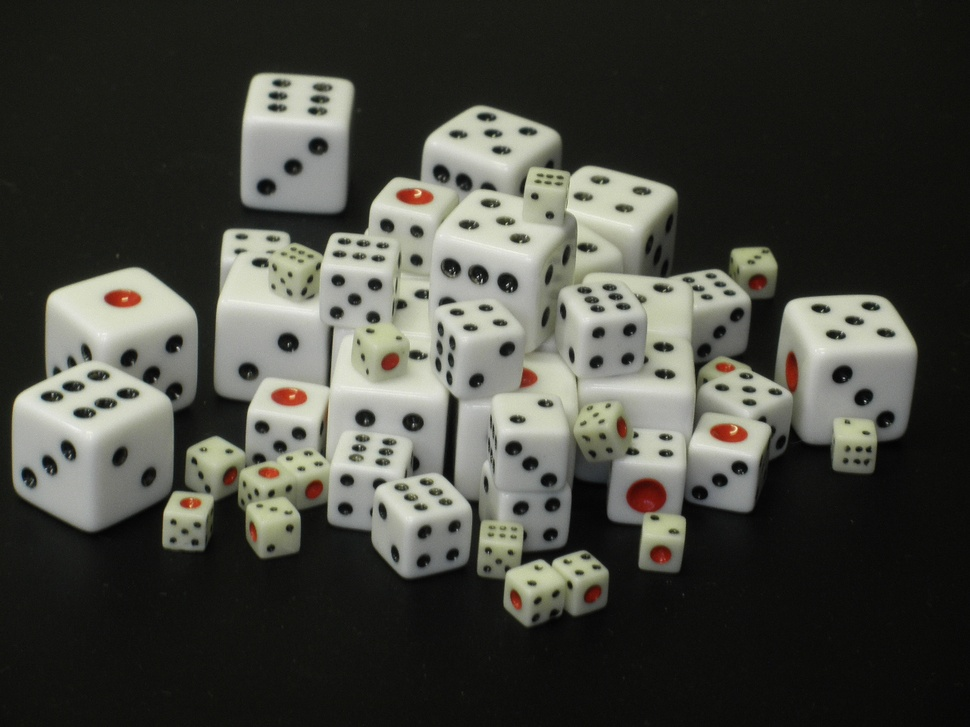
//> input picture arukuka/dice/07.31/P_sample.JPG, 970 x 727 px, shrunk from 1280 x 960 before the run
$ ./dice_20121008 ../../arukuka/dice/07.31/P_sample.JPG   (built with g++ and OpenCV 4)
//> lines starting //> are read from the running program, lines starting //| are printed output that depends on the picture; after the words box and inside, x2 and y2 are one past the last pixel; in counts of white or black regions, pixels touching at a corner belong together
// サイコロ検出アルゴリズム(ほぼ)完全版

#include "stdafx.h"
#include <iostream>
#include <set>
#include <stack>
#include <vector>
#include <algorithm>
#include "opencv\cv.h"
#include "opencv\highgui.h"

#ifdef _DEBUG
    #pragma comment(lib,"C:\\OpenCV2.4.2\\opencv\\build\\x86\\vc9\\lib\\opencv_core242d.lib")
    #pragma comment(lib,"C:\\OpenCV2.4.2\\opencv\\build\\x86\\vc9\\lib\\opencv_imgproc242d.lib")
    #pragma comment(lib,"C:\\OpenCV2.4.2\\opencv\\build\\x86\\vc9\\lib\\opencv_highgui242d.lib")
#else
    #pragma comment(lib,"C:\\OpenCV2.4.2\\opencv\\build\\x86\\vc9\\lib\\opencv_core242.lib")
    #pragma comment(lib,"C:\\OpenCV2.4.2\\opencv\\build\\x86\\vc9\\lib\\opencv_imgproc242.lib")
    #pragma comment(lib,"C:\\OpenCV2.4.2\\opencv\\build\\x86\\vc9\\lib\\opencv_highgui242.lib")
#endif

typedef struct Dice
{
	int h;
	int w;
	int eyesize;
	int value;
	double aspect;
	int compsize;
	Dice();
	Dice(int h,int w,int eyesize,int value,double aspect,int compsize);
}Dice;

// [4 lines left out: function Dice, not called in this run]

Dice::Dice(int h, int w, int eyesize, int value, double aspect,int compsize)
{
	this->h=h;
	this->w=w;
	this->eyesize=eyesize;
	this->value=value;
	this->aspect=aspect;
	this->compsize=compsize;
}

typedef struct TempEye
{
	int location;
	int height;
	int width;
	double degree;
	TempEye(int location,int height,int width,double degree);

}TempEye;

TempEye::TempEye(int location,int height,int width,double degree)
{
	this->location=location;
	this->height=height;
	this->width=width;
	this->degree=degree;

}

//窓名(兼キャプション)
const char* WINDOW_EYE="Detected Eyes: Wants to detect again, then Press \'y\', else Press \'n\'";
const char* WINDOW_DICE="Detected Dice: Wants to detect again, then Press \'y\',else Press \'n\'";
const char* WINDOW_EXCLUDE="Exclude Error. Drag and Drop around the center of Wrong Eye";
const char* WINDOW_SIZE="Select size: Enter the size of selected Dice,\'l\', \'m\', or \'s\'";
const char* WINDOW_COUNT="Counted Dice: Wants to add dice, Select dice then Press the size, to finish, Press \"Enter\"";
const char* WINDOW_CROP="Crop the image: Drag and Drop, Press \"Enter\" to Finish";

//函数プロトタイプ達
void red_area(cv::Mat& dst,const cv::Mat& image);
void black_area(cv::Mat& dst,const cv::Mat& image);
void onMouse_crop(int event,int x,int y,int flag,void* param);
void crop(const cv::Mat& src,cv::Mat& dst);
void sharpen(const cv::Mat src, cv::Mat& dst, float k = 2.0f);
void gamma(const cv::Mat src, cv::Mat& dst, double gamma = 2.0);
void normalise(const cv::Mat src, cv::Mat& dst);
void ioGeteye(const cv::Mat& image,const cv::Mat& black,const cv::Mat& red,std::map<int,cv::Size>& blackeye,std::map<int,cv::Size>& redeye,bool first);
void geteye(const cv::Mat& src,cv::Mat& dst,std::map<int,cv::Size>& eyes,std::vector<TempEye>& tempeyes,bool red);
void geteye_second(cv::Mat& dst,std::map<int,cv::Size>& eyes,const std::vector<TempEye>& tempeyes,int min,int max,int degree,bool red);
std::pair<int,cv::Size> getsize(const cv::Mat& image,int xs,int ys,int& area,int& perimeter,std::set<int>& visited);
void ioGetdice(const cv::Mat& image,std::map<int,Dice>& top,std::map<int,Dice>& side,std::map<int,cv::Size>& black,std::map<int,cv::Size>& red,bool first);
void getdice(const cv::Mat& image,std::map<int,Dice>& top,std::map<int,Dice>& side,std::map<int,cv::Size>& eyes,double dist,double r_h,double r_aspect);
bool near_ellipse(int p,int p0,double height,double width,int cols);
void redeye2dice(std::map<int,Dice>& top,std::map<int,Dice>& side,std::map<int,cv::Size>& redeye);
void showdice(const char* winname,const cv::Mat* image,std::map<int, Dice>* top,std::map<int,Dice>* side);
void onMouse_exclude(int event,int x,int y,int flag,void* param);
void CountDice(const cv::Mat& image,std::map<int,Dice>& top,std::map<int,Dice>& side,int& s,int& m,int& l);
void count(const cv::Mat& image,cv::Mat& counted_img,std::multimap<char,int>& dicesize,const std::map<int,Dice>& dice,int top);
void sift(const std::map<int,Dice>& src,std::map<int,Dice>& dst,const std::map<int,Dice>& top,int cols);
double getperimeter(const cv::Mat& image,int x0,int y0);
void onMouse_count(int event,int x,int y,int flag,void* param);
void remove(std::map<int,Dice>& top,std::map<int,Dice>& side,int cols);


///////////////////////////////////////////////////////////////////////////////

//座標変換の小道具達
inline int xy2p(int x,int y,int cols)
{
	return x+y*cols;
}
inline int cvp2p(cv::Point p,int cols)
{
	return p.x+p.y*cols;
}
inline cv::Point p2cvp(int p,int cols)
{
	return cv::Point(p%cols,p/cols);
}
//距離判定の小道具
inline bool distant(int p1,int p2,double d,int cols)
{
	return hypot(p2%cols-p1%cols,p1/cols-p2/cols)>d;
}

//メイン
int _tmain(int argc, _TCHAR* argv[])
{
	cv::Mat input,black,red;
	std::map<int,cv::Size> blackeye,redeye;
	std::map<int,Dice> side;
	std::map<int,Dice> top;
	std::string filename;
	int s=0,m=0,l=0;
	bool first=true;
	while(1)
	{
		int i=1;

		//画像読込
		if(argc>i)
		{
			input=cv::imread(argv[i]);
//> input is the input picture: 727 rows x 970 cols, CV_8UC3; mean B, G, R 62.8, 69.6, 69.1
		}
		else
		{
			std::cout<<"Enter Filename. in case of the End, Press Enter Key without input."<<std::endl;
			std::getline(std::cin,filename);
			if(filename.size()==0)break;
			input=cv::imread(filename);
		}

		crop(input,input);
//> the Esc key is pressed

		//目を抽出(東様より引用させて頂きました)
		black_area(black,input);
//> in black_area, `cv::threshold(channels[0],r,100,255,cv::THRESH_BINARY);`:
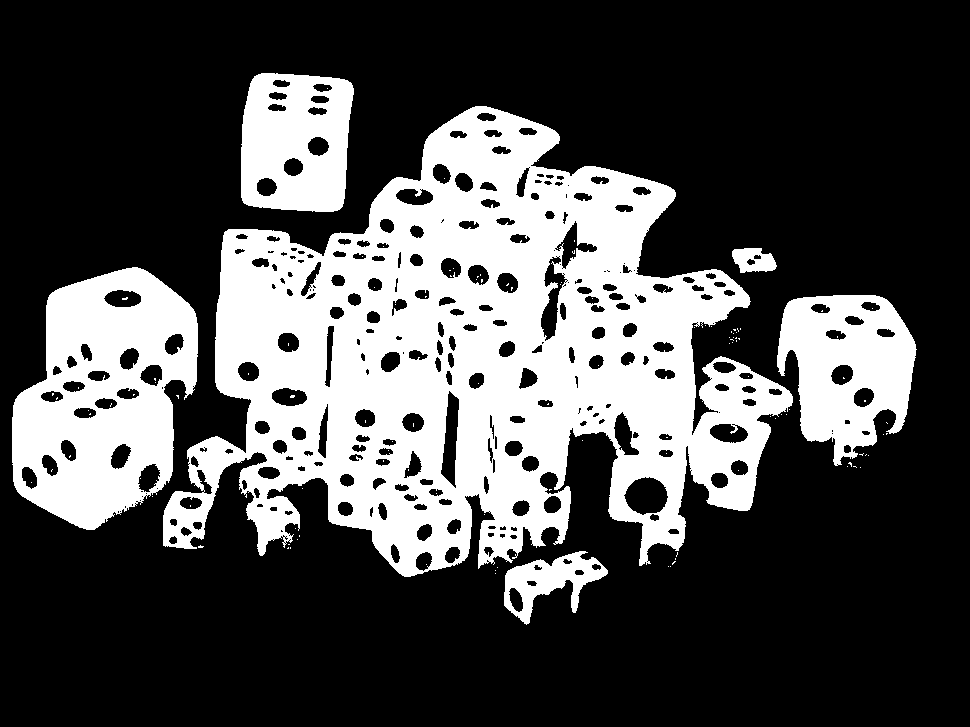
//> r: 727 rows x 970 cols, CV_8UC1; 30.1% white; 118 white regions (112 under 20 px), largest, box (x1, y1, x2, y2) and area: (163, 106, 793, 577) 149040, (12, 267, 198, 530) 31049, (777, 295, 917, 466) 15177, (241, 73, 354, 212) 12581, (504, 551, 608, 625) 3253, (732, 248, 777, 273) 787
		red_area(red,input);

		ioGeteye(input,black,red,blackeye,redeye,first);
//> after the loop in geteye, `for(int ys=0;ys<src.rows;ys++)`: eyes = 364 items; visited = 477723 items
//> in ioGeteye, `geteye(black,dst,blackeye,tempblack,false);`: blackeye = 364 items
//> call 2 of geteye, with red = true
//> after the loop in geteye (call 2), `for(int ys=0;ys<src.rows;ys++)`:
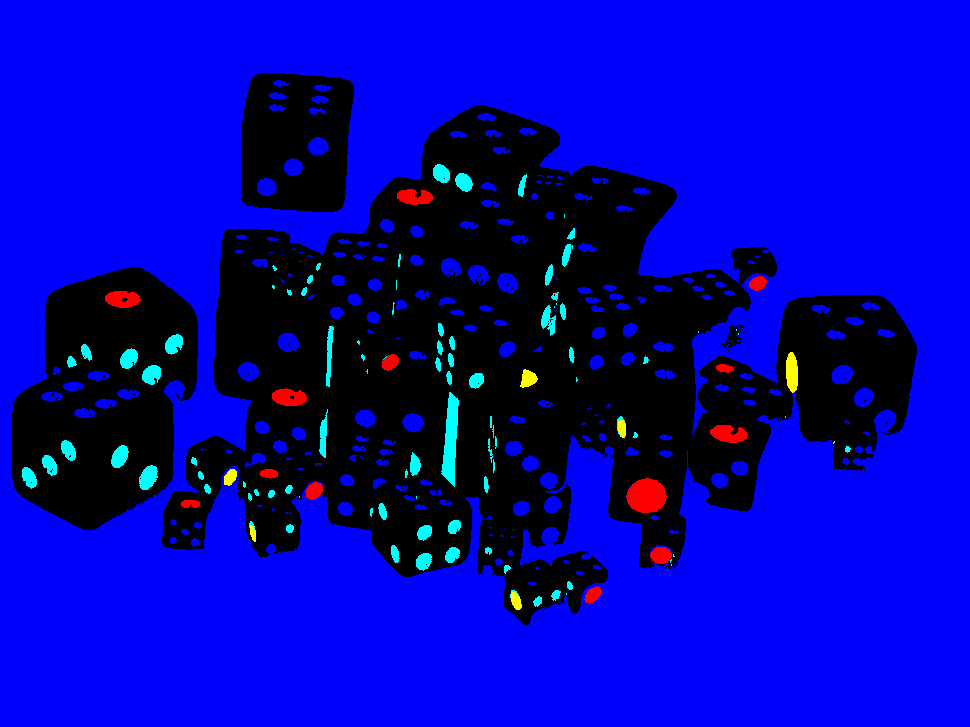
//> dst: 727 rows x 970 cols, CV_8UC3; mean B, G, R 172.1, 3.4, 2
//> after the loop in geteye (call 2), `for(int ys=0;ys<src.rows;ys++)`: eyes = 19 items; visited = 5564 items
//> in ioGeteye, `geteye(red,dst,redeye,tempred,true);`: redeye = 19 items
//> in geteye_second, `eyes.clear();`: eyes = 0 items
//> after the loop in geteye_second, `for(int i=0;i<tempeyes.size();i++)`:
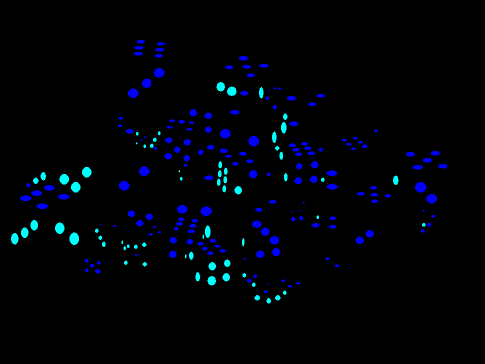
//> dst: 727 rows x 970 cols, CV_8UC3 (shown at 1/2 size); mean B, G, R 8.7, 2.7, 0
//> after the loop in geteye_second, `for(int i=0;i<tempeyes.size();i++)`: eyes = 225 items
//> call 2 of geteye_second, with min = 3, max = 72, degree = 50, red = true
//> in geteye_second (call 2), `eyes.clear();`: eyes = 0 items
//> the loop in geteye_second (call 2), `for(int i=0;i<tempeyes.size();i++)` made 19 passes
//> after the loop in geteye_second (call 2), `for(int i=0;i<tempeyes.size();i++)`:
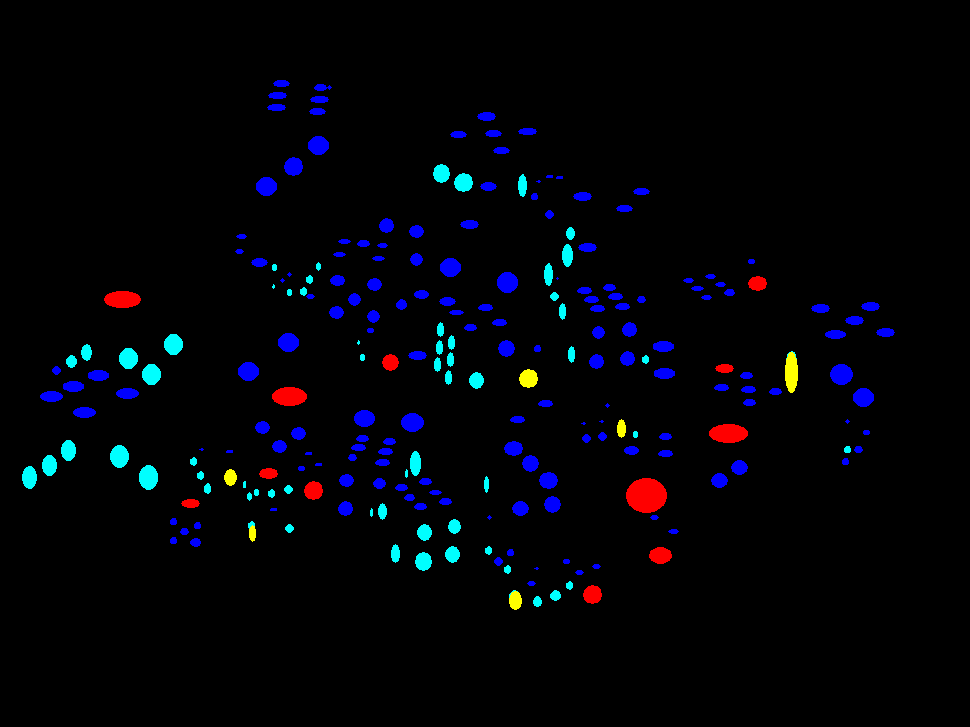
//> dst: 727 rows x 970 cols, CV_8UC3; 0.81% of pixels changed, all inside (x1, y1, x2, y2) = (104, 276, 798, 610)
//> in ioGeteye, `geteye_second(dst,redeye,tempred,rmin,rmax,deg,true);`: redeye = 18 items
//> the Esc key is pressed
//> blackeye = 225 items; redeye = 18 items
		ioGetdice(input,top,side,blackeye,redeye,first);
//> the loop in getdice, `for(std::map<int,cv::Size>::iterator ibase=eyes.begin();ibase!=eyes.en..` made 225 passes
//> after the loop in getdice, `for(std::map<int,cv::Size>::iterator ibase=eyes.begin();ibase!=eyes.en..`:
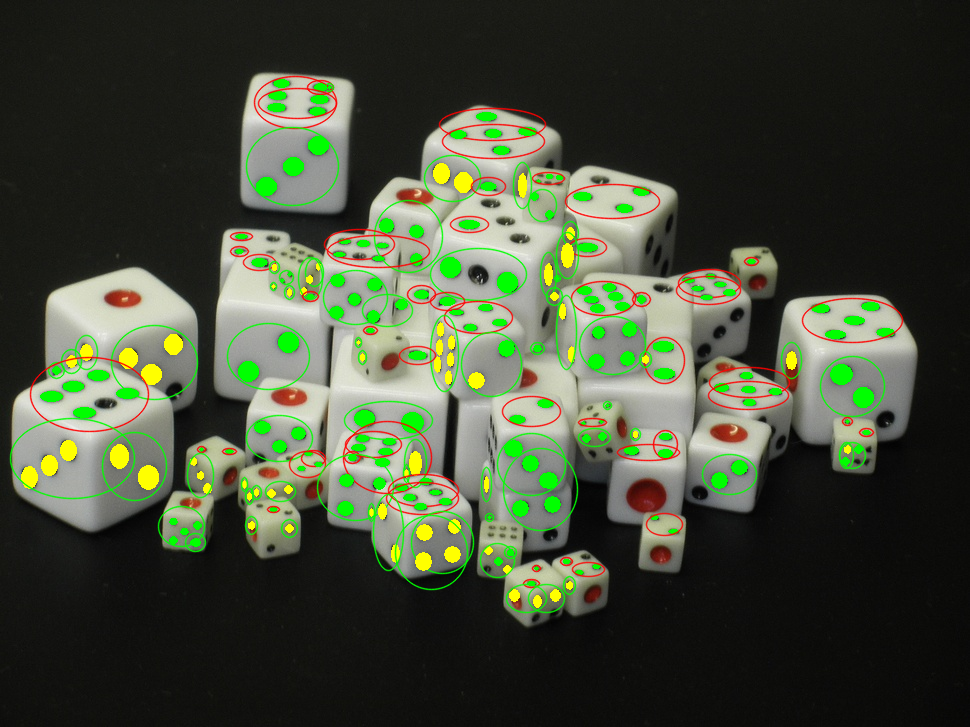
//> temp_img: 727 rows x 970 cols, CV_8UC3; 8.44% of pixels changed, all inside (x1, y1, x2, y2) = (9, 75, 904, 614)
//> the Esc key is pressed
//> the loop in redeye2dice, `for(std::map<int,cv::Size>::iterator it=redeye.begin();it!=redeye.end(..` made 18 passes
//> (the rest of the program and of its run is left out)
